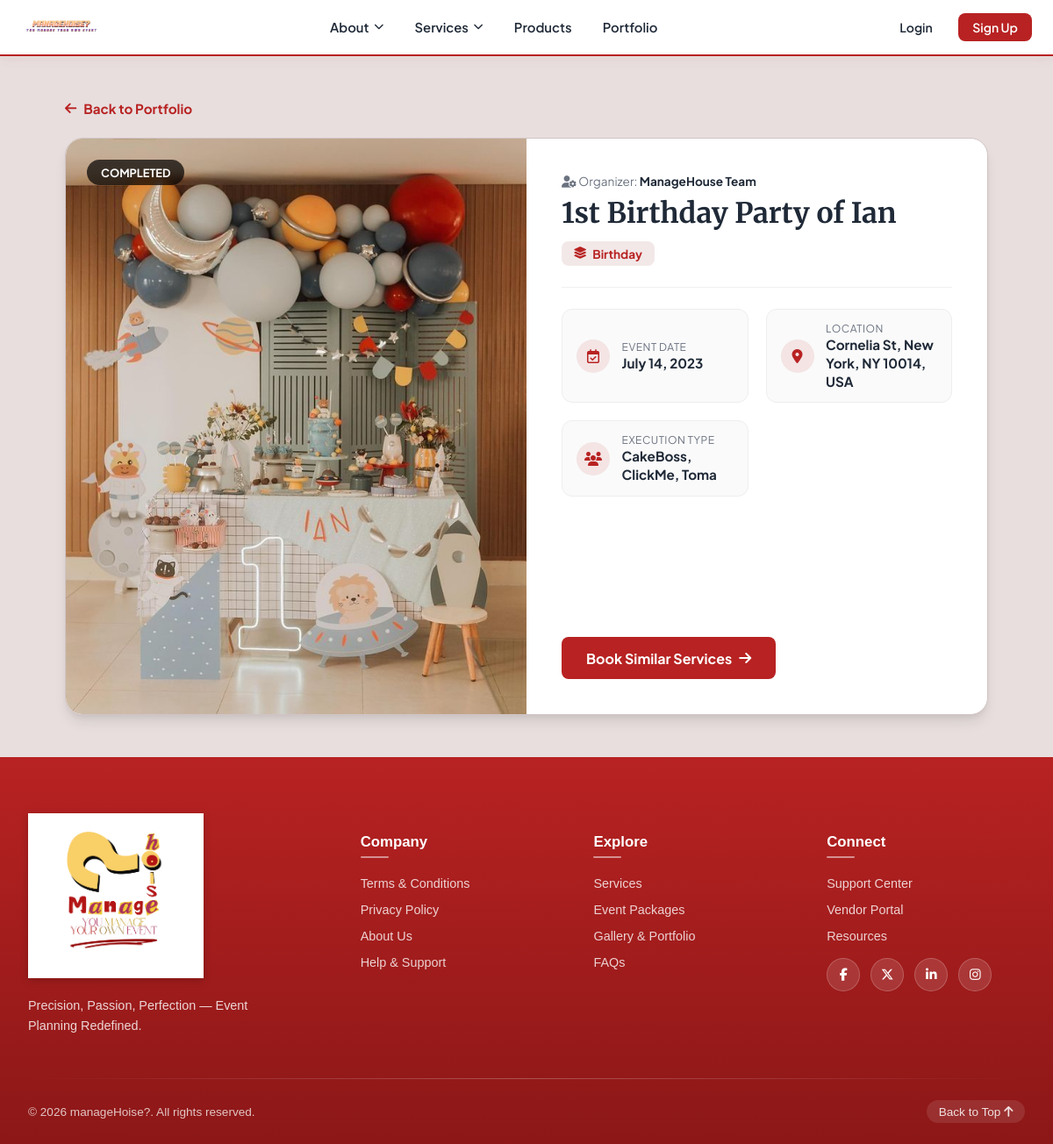
Screenshot of /event_list/1/ with the database file from the repository.
### EventApp/models.py (models this page shows, shortened)
class Portfolio(models.Model):
    STATUS_CHOICES = [
        ('completed', 'Completed'),
        ('ongoing', 'Ongoing'),
        ('canceled', 'Canceled'),
    ]
    seller = models.ForeignKey(User, on_delete=models.CASCADE, related_name='portfolios', null=True, blank=True)
    title = models.CharField(max_length=100, blank=True)
    event_type = models.CharField(max_length=100, null=True, blank=True)
    event_date = models.DateField()
    location = models.CharField(max_length=255, null=True, blank=True)
    image = models.ImageField(upload_to='events_images/', null=True, blank=True)
    status = models.CharField(max_length=50, choices=STATUS_CHOICES, default='completed')
    team_or_individual = models.CharField(max_length=100, null=True, blank=True)

### EventApp/views.py (the view)
# urls.py: path('event_list/<int:pk>/', views.event_details, name='event_detail'),
def event_details(request, pk):
    event = get_object_or_404(Portfolio, pk=pk)
    return render(request, 'EventApp/event_details.html', {'event': event})

### template/EventApp/event_details.html (shortened to what this page needs)
{% load static %}
<!DOCTYPE html>
<html lang="en">
<head>
  <link rel="stylesheet" href="https://cdnjs.cloudflare.com/ajax/libs/font-awesome/6.5.1/css/all.min.css" />
  <link rel="stylesheet" href="{% static 'css/header.css' %}" />
  <link rel="stylesheet" href="{% static 'css/footer.css' %}" />
  <link rel="stylesheet" href="{% static 'css/event_details.css' %}" />
</head>
<body class="mh-body">
  {% include 'header.html' %}
  <main class="main-section">
    <div class="container">
      <div class="details-top-nav">
        <a href="{% url 'event_list' %}" class="back-btn">
          <i class="fa-solid fa-arrow-left"></i> Back to Portfolio
        </a>
      </div>
      <div class="event-details-card">
        <div class="event-image-container">
          {% if event.image %}
            <img src="{{ event.image.url }}" alt="{{ event.title }}" class="event-img" />
          {% else %}
            <img src="https://via.placeholder.com/800x600?text=Event+Details" alt="{{ event.title }}" class="event-img" />
          {% endif %}
          {% if event.status %}
            <span class="status-badge {{ event.status|slugify }}">{{ event.status }}</span>
          {% endif %}
        </div>
        <div class="event-content">
          <div class="vendor-tag">
            <i class="fa-solid fa-user-gear"></i> Organizer:
            <span>
              {% if event.seller %}
                {{ event.seller.get_full_name|default:event.seller.username }}
              {% else %}
                ManageHouse Team
              {% endif %}
            </span>
          </div>
          <h1 class="event-title">{{ event.title }}</h1>
          {% if event.event_type %}
            <span class="event-type-pill">
              <i class="fa-solid fa-layer-group"></i> {{ event.event_type }}
            </span>
          {% endif %}
          <hr class="divider" />
          <div class="event-info-grid">
            <div class="info-item">
              <div class="info-icon"><i class="fa-regular fa-calendar-check"></i></div>
              <div class="info-text">
                <label>Event Date</label>
                <strong>
                  {% if event.event_date %}
                    {{ event.event_date|date:"F j, Y" }}
                  {% else %}
                    N/A
                  {% endif %}
                </strong>
              </div>
            </div>
            <div class="info-item">
              <div class="info-icon"><i class="fa-solid fa-location-dot"></i></div>
              <div class="info-text">
                <label>Location</label>
                <strong>{{ event.location|default:"Not specified" }}</strong>
              </div>
            </div>
            <div class="info-item">
              <div class="info-icon"><i class="fa-solid fa-users"></i></div>
              <div class="info-text">
                <label>Execution Type</label>
                <strong>{{ event.team_or_individual|default:"Standard" }}</strong>
              </div>
            </div>
          </div>
          <div class="action-footer">
            <a href="{% url 'product_list' %}" class="cta-button">
              Book Similar Services <i class="fa-solid fa-arrow-right"></i>
            </a>
          </div>
        </div>
      </div>
    </div>
  </main>
  {% include 'footer.html' %}
</body>
</html>

### static/css/header.css (style rules this page uses)
:root { --mh-crimson: #b82222; --mh-crimson-hover: #961b1b; --mh-crimson-light: #fdf2f2; --mh-text: #1f2937; --mh-text-muted: #6b7280; --mh-border: #e5e7eb; }

### static/css/event_details.css (style rules this page uses)
:root { --font-sans: 'Plus Jakarta Sans', sans-serif; --font-serif: 'Merriweather', serif; --bg-page: #e8dede; --bg-card: #ffffff; --primary-accent: #b82222; --primary-accent-hover: #961b1b; --text-dark: #1f2937; --text-muted: #6b7280; --border-subtle: #d1c4c4; --shadow-md: 0 4px 6px -1px rgba(0, 0, 0, 0.1), 0 2px 4px -1px rgba(0, 0, 0, 0.06); --shadow-lg: 0 10px 15px -3px rgba(0, 0, 0, 0.1), 0 4px 6px -2px rgba(0, 0, 0, 0.05); }
body.mh-body { margin: 0; padding: 0; font-family: var(--font-sans); background-color: var(--bg-page); color: var(--text-dark); min-height: 100vh; display: flex; flex-direction: column; }
.main-section { flex-grow: 1; padding: 3rem 0; }
.container { width: 100%; max-width: 1100px; margin: 0 auto; padding: 0 1.5rem; box-sizing: border-box; }
.details-top-nav { margin-bottom: 1.5rem; }
.back-btn { display: inline-flex; align-items: center; gap: 0.5rem; color: var(--primary-accent); text-decoration: none; font-weight: 700; font-size: 0.95rem; transition: transform 0.2s ease; }
.event-details-card { background: var(--bg-card); border-radius: 1.25rem; border: 1px solid var(--border-subtle); box-shadow: var(--shadow-lg); display: grid; grid-template-columns: 1fr 1fr; overflow: hidden; }
.event-image-container { position: relative; width: 100%; min-height: 420px; background-color: #f3f4f6; }
.event-img { width: 100%; height: 100%; object-fit: cover; display: block; }
.status-badge { position: absolute; top: 1.5rem; left: 1.5rem; background: rgba(0, 0, 0, 0.7); backdrop-filter: blur(4px); color: #ffffff; font-size: 0.8rem; font-weight: 700; padding: 0.4rem 1rem; border-radius: 2rem; text-transform: uppercase; }
.event-content { padding: 2.5rem; display: flex; flex-direction: column; }
.vendor-tag { font-size: 0.85rem; color: var(--text-muted); margin-bottom: 0.5rem; }
.vendor-tag span { font-weight: 700; color: var(--text-dark); }
.event-title { font-family: var(--font-serif); font-size: 2rem; font-weight: 700; margin: 0 0 0.75rem 0; color: var(--text-dark); line-height: 1.25; }
.event-type-pill { display: inline-flex; align-items: center; gap: 0.4rem; background-color: #f3e8e8; color: var(--primary-accent); font-size: 0.85rem; font-weight: 700; padding: 0.35rem 0.85rem; border-radius: 0.5rem; width: fit-content; }
.divider { border: 0; border-top: 1px solid #f0f0f0; margin: 1.5rem 0; }
.event-info-grid { display: grid; grid-template-columns: repeat(auto-fit, minmax(200px, 1fr)); gap: 1.25rem; margin-bottom: 1.5rem; }
.info-item { display: flex; align-items: center; gap: 0.85rem; background-color: #fafafa; padding: 0.85rem 1rem; border-radius: 0.75rem; border: 1px solid #eee; }
.info-icon { width: 38px; height: 38px; border-radius: 50%; background-color: rgba(184, 34, 34, 0.1); color: var(--primary-accent); display: flex; align-items: center; justify-content: center; font-size: 1rem; flex-shrink: 0; }
.info-text label { display: block; font-size: 0.75rem; color: var(--text-muted); text-transform: uppercase; letter-spacing: 0.5px; }
.info-text strong { font-size: 0.95rem; color: var(--text-dark); }
.action-footer { margin-top: auto; padding-top: 1rem; }
.cta-button { display: inline-flex; align-items: center; justify-content: center; gap: 0.5rem; background-color: var(--primary-accent); color: #ffffff; padding: 0.85rem 1.75rem; border-radius: 0.5rem; font-weight: 700; text-decoration: none; transition: background-color 0.2s ease; }

### rows the page displays
Portfolio: image (picture), status "COMPLETED", title "1st Birthday Party of Ian", event_type "Birthday", event_date "July 14, 2023", location "Cornelia St, New York, NY 10014, USA", team_or_individual "CakeBoss, ClickMe, Toma"
